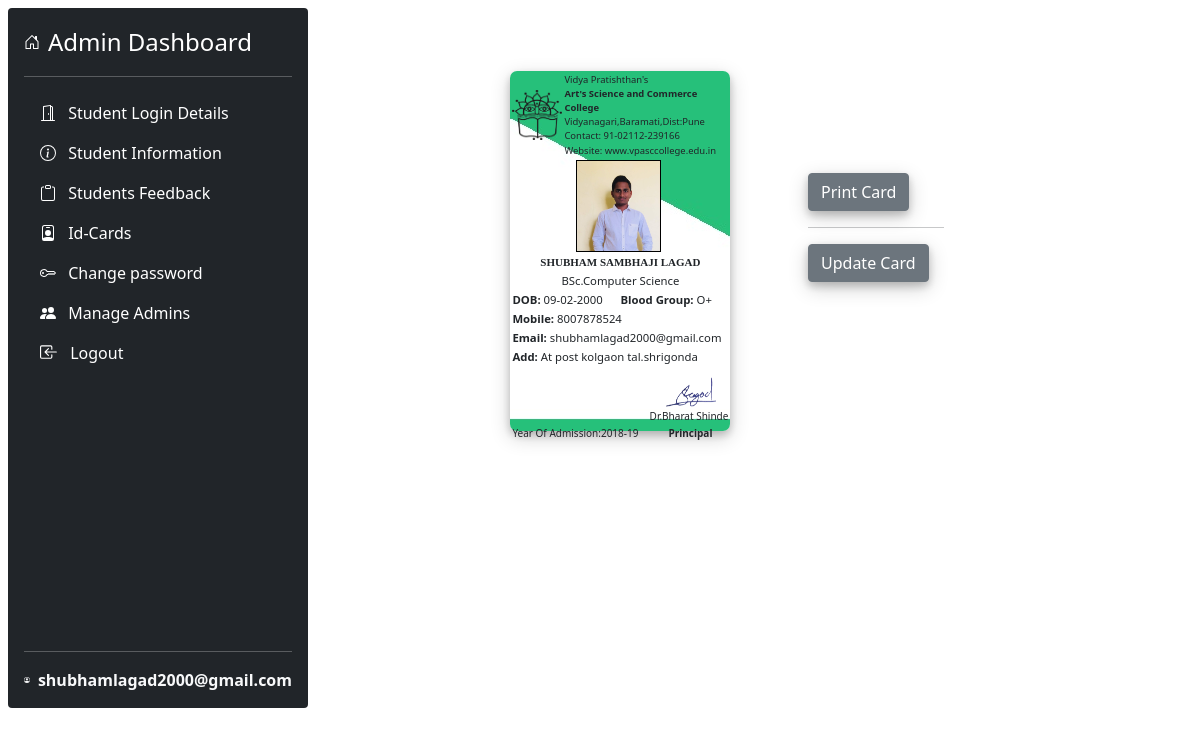
The page /viewCard.php?email=shubhamlagad2000@gmail.com (signed in) on the database its author committed.
### tables this page shows
CREATE TABLE `studentinfo` (
  `firstname` varchar(20) DEFAULT NULL,
  `middlename` varchar(20) DEFAULT NULL,
  `lastname` varchar(20) DEFAULT NULL,
  `birth_date` date DEFAULT NULL,
  `blood_group` char(5) DEFAULT NULL,
  `mobile_no` varchar(10) DEFAULT NULL,
  `email` varchar(40) NOT NULL,
  `address` varchar(30) DEFAULT NULL,
  `course` varchar(40) DEFAULT NULL,
  `photo` varchar(50) DEFAULT NULL
);

### viewCard.php (the view, shortened to what this page needs)
<!doctype html>
<html lang="en">
<head>
    <link href="css/bootstrap.min.css" rel="stylesheet">
    <link href="css/bootstrap-icons.css" rel="stylesheet">
    <link href="css/sidebars.css" rel="stylesheet">
</head>
<body>
    <main>
        <div class="d-print-none d-flex flex-column p-3 text-white bg-dark m-2 rounded"
            style="width: 300px; height: 700px;">
            <a href="admindashboard.php"
                class="d-flex align-items-center mb-3 mb-md-0 me-md-auto text-white text-decoration-none">
                <svg class="bi me-2" width="16" height="16">
                    <use xlink:href="#home" />
                </svg>
                <span class="fs-4">Admin Dashboard</span>
            </a>
            <hr>
            <ul class="nav nav-pills flex-column mb-auto">
                <li class="nav-item">
                    <a href="studentlogindetails.php" class="nav-link text-white">
                        <svg class="bi me-2" width="16" height="16">
                            <use xlink:href="#login2" />
                        </svg>
                        Student Login Details
                    </a>
                </li>
                <li>
                    <a href="studentinfodetails.php" class="nav-link text-white">
                        <svg class="bi me-2" width="16" height="16">
                            <use xlink:href="#info" />
                        </svg>
                        Student Information
                    </a>
                </li>
                <li>
                    <a href="feedbackdata.php" class="nav-link text-white">
                        <svg class="bi me-2" width="16" height="16">
                            <use xlink:href="#feedback" />
                        </svg>
                        Students Feedback
                    </a>
                </li>
                <li>
                    <a href="idcards.php" class="nav-link text-white">
                        <svg class="bi me-2" width="16" height="16">
                            <use xlink:href="#card" />
                        </svg>
                        Id-Cards
                    </a>
                </li>
                <li>
                    <a href="#" class="nav-link text-white">
                        <svg class="bi me-2" width="16" height="16">
                            <use xlink:href="#key" />
                        </svg>
                        Change password
                    </a>
                </li>
                <li>
                    <a href="#" class="nav-link text-white">
                        <svg class="bi me-2" width="16" height="16">
                            <use xlink:href="#people-fill" />
                        </svg>
                        Manage Admins
                    </a>
                </li>
                <li class="dropdown">
                    <a href="logout.php" class="nav-link text-white">
                        <svg class="bi me-2" width="18" height="18">
                            <use xlink:href="#logout" />
                        </svg>
                        Logout
                    </a>
                </li>
            </ul>
            <hr>
            <div class="dropdown">
                <a href="#" class="d-flex align-items-center link-light text-decoration-none " id="dropdownUser2"
                    data-bs-toggle="dropdown" aria-expanded="false">
                    <svg class="bi me-2" width="18" height="18">
                        <use xlink:href="#people-circle" />
                    </svg>
                    <strong><?php echo $_SESSION['adminemail'];?></strong>
                </a>
            </div>
        </div>
        <div class="container mt-4 text-dark" style="width:80%; height: 100%;">
            <div class="row">
                <div class="col-sm-6 pt-4">
                    <?php
        include "database/connect.php";
        $email = $_GET['email'];
        $query="select * from studentinfo where email='$email'";
        $result=mysqli_query($con,$query);
        $row=mysqli_fetch_assoc($result);
        $imageURL = 'img/'.$row["photo"];
    ?>
                    <div class="main button-shadow" id="idcard">
                        <table>
                            <tr>
                                <td>
                                    <img src="img/vplogo.png" width="50mm" height="50mm">
                                </td>
                                <td colspan="2">
                                    <div class="name">
                                        Vidya Pratishthan's<br>
                                        <b>Art's Science and Commerce College</b><br>
                                        Vidyanagari,Baramati,Dist:Pune<br>
                                        Contact: 91-02112-239166<br>
                                        Website: www.vpasccollege.edu.in<br>
                                    </div>
                                </td>
                            </tr>
                            <tr>
                                <td></td>
                                <td colspan="" align="center" class="photo1">
                                    <img src="<?php echo $imageURL;?>" width="85px" height="92px" class="photo">
                                </td>
                                <td></td>
                            </tr>
                            <tr>
                                <td class="studname" align="center" colspan="3">
                                    <?php echo $row['firstname'].'  '.$row['middlename'].'  '.$row['lastname'];?></td>
                            </tr>
                            <tr>
                                <td class="info course" align="center" colspan="3"><?php echo $row['course'];?></td>
                            </tr>
                            <tr>
                                <td class="info" align="left" colspan="3">
                                    <b>DOB:</b><?php $bdate = date("d-m-Y", strtotime($row['birth_date'])); echo '  '.$bdate;?>
                                    &nbsp;&nbsp;&nbsp;&nbsp;&nbsp;<b>Blood
                                        Group:</b><?php echo '  '.$row['blood_group'];?>
                                </td>
                            </tr>
                            <tr>
                                <td class="info" align="left" colspan="3"><b>Mobile:
                                    </b><?php echo '  '.$row['mobile_no'];?></td>
                            </tr>
                            <tr>
                                <td class="info" align="left" colspan="3"><b>Email:</b><?php echo '  '.$row['email'];?>
                                </td>
                            </tr>
                            <tr>
                                <td class="info" align="left" colspan="3"><b>Add: </b><?php echo '  '.$row['address'];?>
                                </td>
                            </tr>
                            <tr>
                                <td class="bot sign" colspan="3" align="right"><img src="img/sign.png" width="50px"
                                        height="30px"></td>
                            </tr>
                            <tr class="dr">
                                <td colspan="3" align="right">Dr.Bharat Shinde </td>
                            </tr>
                            <tr>
                                <td colspan="2" class="bottom " align="left">Year Of Admission:2018-19</td>
                                <td class="bottom principal" align="center">Principal</td>
                            </tr>
                        </table>
                    </div>
                </div>
                <div class="col-sm-2 d-print-none " style="margin-block:auto;">
                    <button type="button" class="btn btn-secondary button-shadow " value="print"
                        onclick="window.print()">Print Card</button>
                    <hr>
                    <?php echo '<a href="update.php?email='. $email.'&id=admin"> <button type="button"
                            class="btn btn-secondary button-shadow" value="print">Update Card</button></a>';?>
                </div>
            </div>
        </div>
    </main>
</body>
</html>

### css/sidebars.css (style rules this page uses)
main { display: flex; flex-wrap: nowrap; height: 100vh; height: -webkit-fill-available; overflow-x: auto; overflow-y: hidden; }
main > * { flex-shrink: 0; min-height: -webkit-fill-available; }
.bi { vertical-align: -.125em; pointer-events: none; fill: currentColor; }

### viewCard.php (style rules this page uses)
.button-shadow { box-shadow: 0 4px 8px 0 rgba(0, 0, 0, 0.2), 0 6px 20px 0 rgba(0, 0, 0, 0.19); }
.main { border-radius: 7px; width: 220px; height: 360px; margin-left: 40%; margin-top: 5%; background-image: url(img/bg1.jpg); padding: 1px; }
.name { font-size: 2.5mm; }
.studname { font-size: 11px; font-weight: bold; font-family: serif; }
.info { font-size: 3mm; }
.photo { border: 1px solid black; }
.photo1 { padding-left: 10px; }
.bottom { font-size: 10px; }
.bot { padding-top: 11px; }
.principal { padding-right: 15px; font-weight: bold; }
.dr { font-size: 10px; }
.sign { padding-right: 13px; }

### rows shown on the page
studentinfo: photo (picture), firstname "SHUBHAM", middlename "SAMBHAJI", lastname "LAGAD", course "BSc.Computer Science", birth_date "09-02-2000", blood_group "O+", mobile_no "8007878524", email "shubhamlagad2000@gmail.com", address "At post kolgaon tal.shrigonda"

### other values the page prints
$_SESSION['adminemail'] "shubhamlagad2000@gmail.com"
